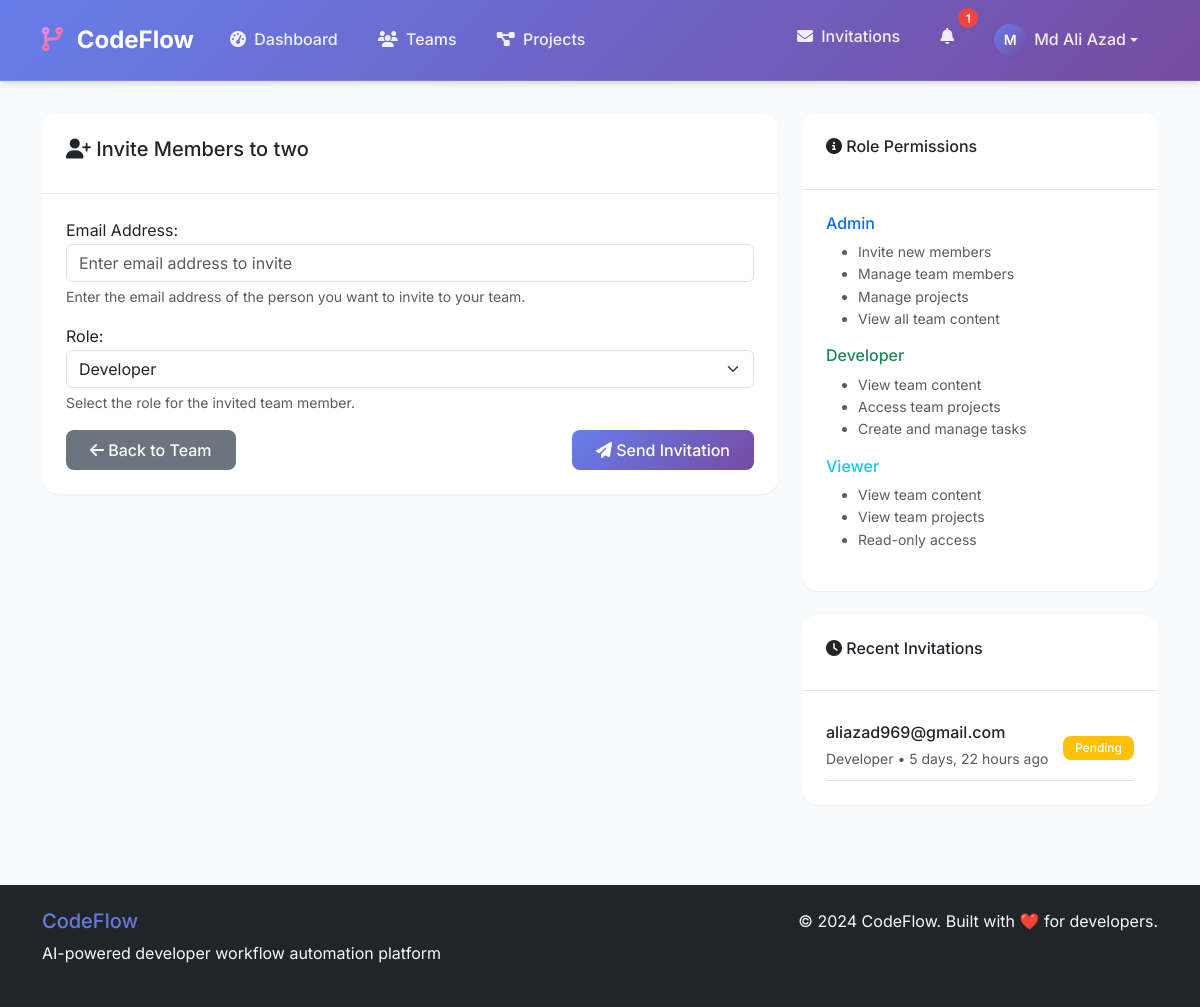
Screenshot of /teams/6/invite/ (signed in) with the database file from the repository.
### core/models.py (models this page shows, shortened)
class User(AbstractUser):
    email = models.EmailField(unique=True)

class Team(models.Model):
    name = models.CharField(max_length=200)
    owner = models.ForeignKey(User, on_delete=models.CASCADE, related_name='owned_teams')
    created_at = models.DateTimeField(auto_now_add=True)

class TeamInvitation(models.Model):
    STATUS_CHOICES = [
        ('pending', 'Pending'),
        ('accepted', 'Accepted'),
        ('declined', 'Declined'),
        ('expired', 'Expired'),
    ]
    team = models.ForeignKey(Team, on_delete=models.CASCADE, related_name='invitations')
    invited_by = models.ForeignKey(User, on_delete=models.CASCADE, related_name='sent_invitations')
    invited_user = models.ForeignKey(User, on_delete=models.CASCADE, null=True, blank=True, related_name='received_invitations')
    email = models.EmailField()
    role = models.CharField(max_length=20, choices=Membership.ROLE_CHOICES, default='Developer')
    status = models.CharField(max_length=20, choices=STATUS_CHOICES, default='pending')
    token = models.UUIDField(default=uuid.uuid4, unique=True)
    expires_at = models.DateTimeField()
    created_at = models.DateTimeField(auto_now_add=True)
    class Meta:
        unique_together = ('team', 'email', 'status')
        indexes = [
            models.Index(fields=['token']),
            models.Index(fields=['email', 'status']),
            models.Index(fields=['expires_at']),
        ]

### core/views.py (the view)
# urls.py: path('teams/<int:team_id>/invite/', views.team_invite_view, name='team_invite'),
@login_required
@require_team_permission('invite_members')
def team_invite_view(request, team_id, team=None):
    if request.method == 'POST':
        form = TeamInviteForm(request.POST, team=team)
        if form.is_valid():
            try:
                invitation = InvitationService.send_invitation(
                    team=team,
                    inviter=request.user,
                    email=form.cleaned_data['email'],
                    role=form.cleaned_data['role']
                )
                messages.success(
                    request,
                    f"Invitation sent to {form.cleaned_data['email']} successfully!"
                )
                return redirect('team_detail', team_id=team.id)
            except (ValueError, PermissionError) as e:
                messages.error(request, str(e))
            except Exception as e:
                messages.error(request, "An error occurred while sending the invitation. Please try again.")
    else:
        form = TeamInviteForm(team=team)
    sent_invitations = InvitationService.get_sent_invitations(request.user, team)
    return render(request, 'team_invite.html', {
        'form': form,
        'team': team,
        'sent_invitations': sent_invitations
    })

### core/forms.py (shortened to what this page needs)
class TeamInviteForm(forms.Form):
    email = forms.EmailField(
        label="Email Address",
        widget=forms.EmailInput(attrs={
            'class': 'form-control',
            'placeholder': 'Enter email address to invite'
        }),
        help_text="Enter the email address of the person you want to invite to your team."
    )
    role = forms.ChoiceField(
        choices=Membership.ROLE_CHOICES,
        initial='Developer',
        widget=forms.Select(attrs={'class': 'form-select'}),
        help_text="Select the role for the invited team member."
    )
    def __init__(self, *args, **kwargs):
        self.team = kwargs.pop('team', None)
        super().__init__(*args, **kwargs)

### core/services.py (called while the page is built, shortened)
def require_team_permission(permission):
    def decorator(view_func):
        @wraps(view_func)
        def wrapper(request, *args, **kwargs):
            team_id = kwargs.get('team_id') or kwargs.get('pk')
            if not team_id and args:
                team_id = args[0]
            if not team_id:
                raise Http404("Team not found")
            team = get_object_or_404(Team, id=team_id)
            if not TeamPermissions.has_permission(request.user, team, permission):
                error_msg = TeamPermissions.get_permission_error_message(
                    request.user, team, permission
                )
                raise PermissionDenied(error_msg)
            kwargs['team'] = team
            return view_func(request, *args, **kwargs)
        return wrapper
    return decorator

    @staticmethod
    def get_sent_invitations(user, team=None):
        queryset = TeamInvitation.objects.filter(
            invited_by=user
        ).select_related('team', 'invited_user')
        if team:
            queryset = queryset.filter(team=team)
        return queryset.order_by('-created_at')

    @staticmethod
    def has_permission(user, team, permission):
        if team.owner == user:
            return True

### core/templates/team_invite.html (shortened to what this page needs)
{% extends 'base.html' %}
{% block content %}
<div class="row">
    <div class="col-md-8">
        <div class="card">
            <div class="card-header">
                <h5><i class="fas fa-user-plus"></i> Invite Members to {{ team.name }}</h5>
            </div>
            <div class="card-body">
                <form method="post">
                    <div class="mb-3">
                        {{ form.email.label_tag }}
                        {{ form.email }}
                        {% if form.email.help_text %}
                            <div class="form-text">{{ form.email.help_text }}</div>
                        {% endif %}
                    </div>
                    <div class="mb-3">
                        {{ form.role.label_tag }}
                        {{ form.role }}
                        {% if form.role.help_text %}
                            <div class="form-text">{{ form.role.help_text }}</div>
                        {% endif %}
                    </div>
                    <div class="d-flex justify-content-between">
                        <a href="{% url 'team_detail' team.id %}" class="btn btn-secondary">
                            <i class="fas fa-arrow-left"></i> Back to Team
                        </a>
                        <button type="submit" class="btn btn-primary">
                            <i class="fas fa-paper-plane"></i> Send Invitation
                        </button>
                    </div>
                </form>
            </div>
        </div>
    </div>
    <div class="col-md-4">
        <div class="card mb-4">
            <div class="card-header">
                <h6><i class="fas fa-info-circle"></i> Role Permissions</h6>
            </div>
            <div class="card-body">
                <div class="mb-3">
                    <h6 class="text-primary">Admin</h6>
                    <ul class="small text-muted">
                        <li>Invite new members</li>
                        <li>Manage team members</li>
                        <li>Manage projects</li>
                        <li>View all team content</li>
                    </ul>
                </div>
                <div class="mb-3">
                    <h6 class="text-success">Developer</h6>
                    <ul class="small text-muted">
                        <li>View team content</li>
                        <li>Access team projects</li>
                        <li>Create and manage tasks</li>
                    </ul>
                </div>
                <div class="mb-3">
                    <h6 class="text-info">Viewer</h6>
                    <ul class="small text-muted">
                        <li>View team content</li>
                        <li>View team projects</li>
                        <li>Read-only access</li>
                    </ul>
                </div>
            </div>
        </div>
        {% if sent_invitations %}
        <div class="card">
            <div class="card-header">
                <h6><i class="fas fa-clock"></i> Recent Invitations</h6>
            </div>
            <div class="card-body">
                {% for invitation in sent_invitations %}
                <div class="d-flex justify-content-between align-items-center border-bottom py-2">
                    <div>
                        <h6 class="mb-1">{{ invitation.email }}</h6>
                        <small class="text-muted">{{ invitation.role }} • {{ invitation.created_at|timesince }} ago</small>
                    </div>
                    <span class="badge bg-{% if invitation.status == 'pending' %}warning{% elif invitation.status == 'accepted' %}success{% elif invitation.status == 'declined' %}danger{% else %}secondary{% endif %}">
                        {{ invitation.get_status_display }}
                    </span>
                </div>
                {% endfor %}
            </div>
        </div>
        {% endif %}
    </div>
</div>
{% endblock %}

### core/templates/base.html (shortened to what this page needs)
<!DOCTYPE html>
<html lang="en">
<head>
    <link href="https://cdn.jsdelivr.net/npm/bootstrap@5.3.0/dist/css/bootstrap.min.css" rel="stylesheet">
    <link href="https://cdnjs.cloudflare.com/ajax/libs/font-awesome/6.4.0/css/all.min.css" rel="stylesheet">
</head>
<body>
    <nav class="navbar navbar-expand-lg navbar-custom">
        <div class="container">
            <a class="navbar-brand" href="{% if user.is_authenticated %}{% url 'dashboard' %}{% else %}{% url 'home' %}{% endif %}">
                <i class="fas fa-code-branch"></i> CodeFlow
            </a>
            <div class="collapse navbar-collapse" id="navbarNav">
                {% if user.is_authenticated %}
                <ul class="navbar-nav me-auto">
                    <li class="nav-item">
                        <a class="nav-link" href="{% url 'dashboard' %}">
                            <i class="fas fa-tachometer-alt me-1"></i> Dashboard
                        </a>
                    </li>
                    <li class="nav-item">
                        <a class="nav-link" href="{% url 'team_create' %}">
                            <i class="fas fa-users me-1"></i> Teams
                        </a>
                    </li>
                    <li class="nav-item">
                        <a class="nav-link" href="{% url 'project_create' %}">
                            <i class="fas fa-project-diagram me-1"></i> Projects
                        </a>
                    </li>
                </ul>
                <ul class="navbar-nav ms-auto">
                    <li class="nav-item">
                        <a class="nav-link" href="{% url 'invitation_list' %}">
                            <i class="fas fa-envelope me-1"></i> Invitations
                        </a>
                    </li>
                    <li class="nav-item dropdown">
                        <a class="nav-link position-relative" href="#" data-bs-toggle="dropdown" id="notificationDropdown">
                            <i class="fas fa-bell"></i>
                            <span class="notification-badge" id="notification-count">0</span>
                        </a>
                    </li>
                    <li class="nav-item dropdown">
                        <a class="nav-link dropdown-toggle d-flex align-items-center" href="#" data-bs-toggle="dropdown">
                            <div class="avatar-circle avatar-sm me-2">
                                {{ user.first_name.0|default:user.username.0|upper }}
                            </div>
                            <span class="d-none d-md-inline">{{ user.get_full_name|default:user.username }}</span>
                        </a>
                    </li>
                </ul>
                {% endif %}
            </div>
        </div>
    </nav>
    <main class="main-content">
        <div class="container">
            {% block content %}
            {% endblock %}
        </div>
    </main>
    <footer class="bg-dark text-light py-4 mt-5">
        <div class="container">
            <div class="row">
                <div class="col-md-6">
                    <h5 class="text-gradient">CodeFlow</h5>
                    <p class="text">AI-powered developer workflow automation platform</p>
                </div>
                <div class="col-md-6 text-md-end">
                    <p class="text mb-0">&copy; 2024 CodeFlow. Built with ❤️ for developers.</p>
                </div>
            </div>
        </div>
    </footer>
</body>
</html>

### core/templates/base.html (style rules this page uses)
:root { --primary-color: #6366f1; --primary-dark: #4f46e5; --secondary-color: #f8fafc; --accent-color: #10b981; --warning-color: #f59e0b; --danger-color: #ef4444; --text-primary: #1e293b; --text-secondary: #64748b; --border-color: #e2e8f0; --shadow-sm: 0 1px 2px 0 rgb(0 0 0 / 0.05); --shadow-md: 0 4px 6px -1px rgb(0 0 0 / 0.1), 0 2px 4px -2px rgb(0 0 0 / 0.1); --shadow-lg: 0 10px 15px -3px rgb(0 0 0 / 0.1), 0 4px 6px -4px rgb(0 0 0 / 0.1); --gradient-primary: linear-gradient(135deg, #667eea 0%, #764ba2 100%); --gradient-accent: linear-gradient(135deg, #f093fb 0%, #f5576c 100%); }
* { box-sizing: border-box; }
body { font-family: 'Inter', -apple-system, BlinkMacSystemFont, 'Segoe UI', Roboto, sans-serif; background-color: #f8fafc; color: var(--text-primary); line-height: 1.6; }
.navbar-custom { background: var(--gradient-primary); backdrop-filter: blur(10px); border-bottom: 1px solid rgba(255, 255, 255, 0.1); box-shadow: var(--shadow-md); padding: 1rem 0; position: relative; z-index: 1040; }
.navbar-brand { font-weight: 700; font-size: 1.5rem; color: white !important; text-decoration: none; }
.navbar-brand i { background: var(--gradient-accent); -webkit-background-clip: text; -webkit-text-fill-color: transparent; background-clip: text; margin-right: 0.5rem; }
.nav-link { color: rgba(255, 255, 255, 0.9) !important; font-weight: 500; transition: all 0.3s ease; border-radius: 0.5rem; padding: 0.5rem 1rem !important; margin: 0 0.25rem; }
.navbar .dropdown { position: static; }
.navbar .dropdown-toggle::after { z-index: 9999; }
.navbar-nav .nav-item { position: relative; }
body { position: relative; }
.card, .main-content, .container { isolation: isolate; }
.card { border: none; border-radius: 1rem; box-shadow: var(--shadow-sm); transition: all 0.3s ease; background: white; }
.card-header { background: transparent; border-bottom: 1px solid var(--border-color); padding: 1.5rem; border-radius: 1rem 1rem 0 0 !important; }
.card-body { padding: 1.5rem; }
.btn { border-radius: 0.5rem; font-weight: 500; padding: 0.5rem 1.5rem; transition: all 0.3s ease; border: none; }
.btn-primary { background: var(--gradient-primary); color: white; }
.notification-badge { position: absolute; top: -8px; right: -8px; background: var(--danger-color); color: white; border-radius: 50%; width: 20px; height: 20px; font-size: 12px; display: flex; align-items: center; justify-content: center; font-weight: 600; animation: pulse 2s infinite; }
.avatar-circle { width: 40px; height: 40px; border-radius: 50%; background: var(--gradient-primary); color: white; display: flex; align-items: center; justify-content: center; font-weight: 600; font-size: 16px; box-shadow: var(--shadow-sm); }
.avatar-sm { width: 32px; height: 32px; font-size: 14px; }
.badge { font-weight: 500; padding: 0.375rem 0.75rem; border-radius: 0.5rem; }
.main-content { min-height: calc(100vh - 80px); padding: 2rem 0; z-index: 1; position: relative; }
.container { position: relative; z-index: 1; }
.text-gradient { background: var(--gradient-primary); -webkit-background-clip: text; -webkit-text-fill-color: transparent; background-clip: text; }

### rows the page displays
User: first_name.0 "M", get_full_name "Md Ali Azad"
Team: name "two"
TeamInvitation: email "aliazad969@gmail.com", role "Developer", created_at "5 days, 22 hours", status "Pending"
